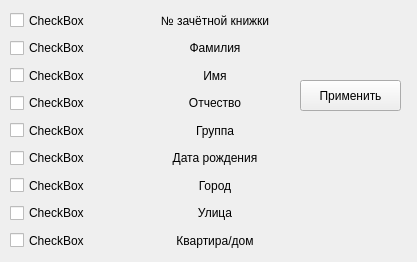
<?xml version="1.0" encoding="UTF-8"?>
<ui version="4.0">
 <class>studentForm</class>
 <widget class="QWidget" name="studentForm">
  <property name="geometry">
   <rect>
    <x>0</x>
    <y>0</y>
    <width>417</width>
    <height>262</height>
   </rect>
  </property>
  <property name="windowTitle">
   <string>Настройки столбцов &quot;Студент&quot;</string>
  </property>
  <widget class="QPushButton" name="pushButtonApplySettingsStudent">
   <property name="geometry">
    <rect>
     <x>300</x>
     <y>80</y>
     <width>101</width>
     <height>31</height>
    </rect>
   </property>
   <property name="text">
    <string>Применить</string>
   </property>
  </widget>
  <widget class="QWidget" name="layoutWidget">
   <property name="geometry">
    <rect>
     <x>10</x>
     <y>10</y>
     <width>271</width>
     <height>241</height>
    </rect>
   </property>
   <layout class="QHBoxLayout" name="horizontalLayout">
    <item>
     <layout class="QVBoxLayout" name="verticalLayout_2">
      <item>
       <widget class="QCheckBox" name="checkBox_gradebook">
        <property name="sizePolicy">
         <sizepolicy hsizetype="Minimum" vsizetype="Minimum">
          <horstretch>0</horstretch>
          <verstretch>0</verstretch>
         </sizepolicy>
        </property>
        <property name="text">
         <string>CheckBox</string>
        </property>
       </widget>
      </item>
      <item>
       <widget class="QCheckBox" name="checkBox_family">
        <property name="sizePolicy">
         <sizepolicy hsizetype="Minimum" vsizetype="Minimum">
          <horstretch>0</horstretch>
          <verstretch>0</verstretch>
         </sizepolicy>
        </property>
        <property name="text">
         <string>CheckBox</string>
        </property>
       </widget>
      </item>
      <item>
       <widget class="QCheckBox" name="checkBox_name">
        <property name="sizePolicy">
         <sizepolicy hsizetype="Minimum" vsizetype="Minimum">
          <horstretch>0</horstretch>
          <verstretch>0</verstretch>
         </sizepolicy>
        </property>
        <property name="text">
         <string>CheckBox</string>
        </property>
       </widget>
      </item>
      <item>
       <widget class="QCheckBox" name="checkBox_patronymic">
        <property name="sizePolicy">
         <sizepolicy hsizetype="Minimum" vsizetype="Minimum">
          <horstretch>0</horstretch>
          <verstretch>0</verstretch>
         </sizepolicy>
        </property>
        <property name="text">
         <string>CheckBox</string>
        </property>
       </widget>
      </item>
      <item>
       <widget class="QCheckBox" name="checkBox_group">
        <property name="sizePolicy">
         <sizepolicy hsizetype="Minimum" vsizetype="Minimum">
          <horstretch>0</horstretch>
          <verstretch>0</verstretch>
         </sizepolicy>
        </property>
        <property name="text">
         <string>CheckBox</string>
        </property>
       </widget>
      </item>
      <item>
       <widget class="QCheckBox" name="checkBox_date_birthday">
        <property name="sizePolicy">
         <sizepolicy hsizetype="Minimum" vsizetype="Minimum">
          <horstretch>0</horstretch>
          <verstretch>0</verstretch>
         </sizepolicy>
        </property>
        <property name="text">
         <string>CheckBox</string>
        </property>
       </widget>
      </item>
      <item>
       <widget class="QCheckBox" name="checkBox_town">
        <property name="sizePolicy">
         <sizepolicy hsizetype="Minimum" vsizetype="Minimum">
          <horstretch>0</horstretch>
          <verstretch>0</verstretch>
         </sizepolicy>
        </property>
        <property name="text">
         <string>CheckBox</string>
        </property>
       </widget>
      </item>
      <item>
       <widget class="QCheckBox" name="checkBox_street">
        <property name="sizePolicy">
         <sizepolicy hsizetype="Minimum" vsizetype="Minimum">
          <horstretch>0</horstretch>
          <verstretch>0</verstretch>
         </sizepolicy>
        </property>
        <property name="text">
         <string>CheckBox</string>
        </property>
       </widget>
      </item>
      <item>
       <widget class="QCheckBox" name="checkBox_hoise_flat">
        <property name="sizePolicy">
         <sizepolicy hsizetype="Minimum" vsizetype="Minimum">
          <horstretch>0</horstretch>
          <verstretch>0</verstretch>
         </sizepolicy>
        </property>
        <property name="text">
         <string>CheckBox</string>
        </property>
       </widget>
      </item>
     </layout>
    </item>
    <item>
     <layout class="QVBoxLayout" name="verticalLayout">
      <item>
       <widget class="QLabel" name="label_gradebook">
        <property name="sizePolicy">
         <sizepolicy hsizetype="Minimum" vsizetype="Minimum">
          <horstretch>0</horstretch>
          <verstretch>0</verstretch>
         </sizepolicy>
        </property>
        <property name="text">
         <string>№ зачётной книжки</string>
        </property>
        <property name="alignment">
         <set>Qt::AlignCenter</set>
        </property>
       </widget>
      </item>
      <item>
       <widget class="QLabel" name="label_family">
        <property name="sizePolicy">
         <sizepolicy hsizetype="Minimum" vsizetype="Minimum">
          <horstretch>0</horstretch>
          <verstretch>0</verstretch>
         </sizepolicy>
        </property>
        <property name="text">
         <string>Фамилия</string>
        </property>
        <property name="alignment">
         <set>Qt::AlignCenter</set>
        </property>
       </widget>
      </item>
      <item>
       <widget class="QLabel" name="label_name">
        <property name="sizePolicy">
         <sizepolicy hsizetype="Minimum" vsizetype="Minimum">
          <horstretch>0</horstretch>
          <verstretch>0</verstretch>
         </sizepolicy>
        </property>
        <property name="text">
         <string>Имя</string>
        </property>
        <property name="alignment">
         <set>Qt::AlignCenter</set>
        </property>
       </widget>
      </item>
      <item>
       <widget class="QLabel" name="label_patronymic">
        <property name="sizePolicy">
         <sizepolicy hsizetype="Minimum" vsizetype="Minimum">
          <horstretch>0</horstretch>
          <verstretch>0</verstretch>
         </sizepolicy>
        </property>
        <property name="text">
         <string>Отчество</string>
        </property>
        <property name="alignment">
         <set>Qt::AlignCenter</set>
        </property>
       </widget>
      </item>
      <item>
       <widget class="QLabel" name="label_group">
        <property name="sizePolicy">
         <sizepolicy hsizetype="Minimum" vsizetype="Minimum">
          <horstretch>0</horstretch>
          <verstretch>0</verstretch>
         </sizepolicy>
        </property>
        <property name="text">
         <string>Группа</string>
        </property>
        <property name="alignment">
         <set>Qt::AlignCenter</set>
        </property>
       </widget>
      </item>
      <item>
       <widget class="QLabel" name="label_date_birthday">
        <property name="sizePolicy">
         <sizepolicy hsizetype="Minimum" vsizetype="Minimum">
          <horstretch>0</horstretch>
          <verstretch>0</verstretch>
         </sizepolicy>
        </property>
        <property name="text">
         <string>Дата рождения</string>
        </property>
        <property name="alignment">
         <set>Qt::AlignCenter</set>
        </property>
       </widget>
      </item>
      <item>
       <widget class="QLabel" name="label_town">
        <property name="sizePolicy">
         <sizepolicy hsizetype="Minimum" vsizetype="Minimum">
          <horstretch>0</horstretch>
          <verstretch>0</verstretch>
         </sizepolicy>
        </property>
        <property name="text">
         <string>Город</string>
        </property>
        <property name="alignment">
         <set>Qt::AlignCenter</set>
        </property>
       </widget>
      </item>
      <item>
       <widget class="QLabel" name="label_street">
        <property name="sizePolicy">
         <sizepolicy hsizetype="Minimum" vsizetype="Minimum">
          <horstretch>0</horstretch>
          <verstretch>0</verstretch>
         </sizepolicy>
        </property>
        <property name="text">
         <string>Улица</string>
        </property>
        <property name="alignment">
         <set>Qt::AlignCenter</set>
        </property>
       </widget>
      </item>
      <item>
       <widget class="QLabel" name="label_house_flat">
        <property name="sizePolicy">
         <sizepolicy hsizetype="Minimum" vsizetype="Minimum">
          <horstretch>0</horstretch>
          <verstretch>0</verstretch>
         </sizepolicy>
        </property>
        <property name="text">
         <string>Квартира/дом</string>
        </property>
        <property name="alignment">
         <set>Qt::AlignCenter</set>
        </property>
       </widget>
      </item>
     </layout>
    </item>
   </layout>
  </widget>
 </widget>
 <resources/>
 <connections/>
</ui>
